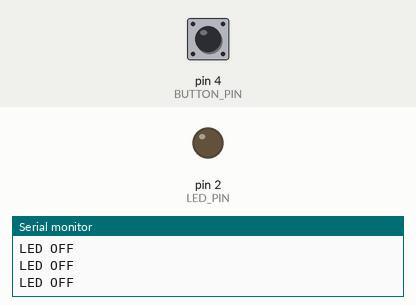
Simulated run of this sketch. Board: Arduino Uno, built with avr-gcc and run on an emulated ATmega328P. On the bench: output pins drawn as LEDs (lit = HIGH), the last lines printed to the serial monitor. The test bench sets the inputs (shaded band); at power-on: pin 4 (BUTTON_PIN) HIGH.

Above: at 1.2 s.
1.3 s: pin 4 (BUTTON_PIN) pulled LOW for 0.15 s
At 1.4 s:
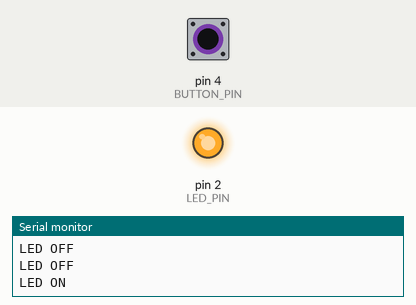
3.0 s: pin 4 (BUTTON_PIN) pulled LOW for 3.2 s
At 7.4 s:
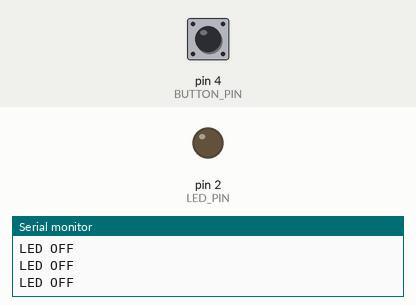
Timing chart, 0 to 8.9 s (numbered marks = the images above; inputs shaded):
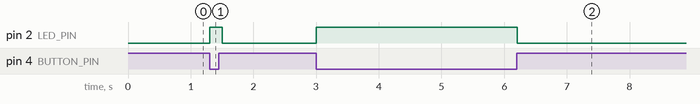

The sketch:

sketch.ino
```cpp
const int LED_PIN = 2;
const int BUTTON_PIN = 4;

void setup() {
  Serial.begin(115200);
  pinMode(LED_PIN, OUTPUT);
  pinMode(BUTTON_PIN, INPUT_PULLUP);
}

void loop() {
  if (digitalRead(BUTTON_PIN) == LOW) {
    digitalWrite(LED_PIN, HIGH);
    Serial.println("LED ON");
  } else {
    digitalWrite(LED_PIN, LOW);
    Serial.println("LED OFF");
  }
  delay(100);
}
```

Measured:
- after the input at 1.3 s, pin 2 (LED_PIN): LOW → HIGH at once, → LOW 0.20 s later
- after the input at 3.0 s, pin 2 (LED_PIN): LOW → HIGH at once, → LOW 3.2 s later
